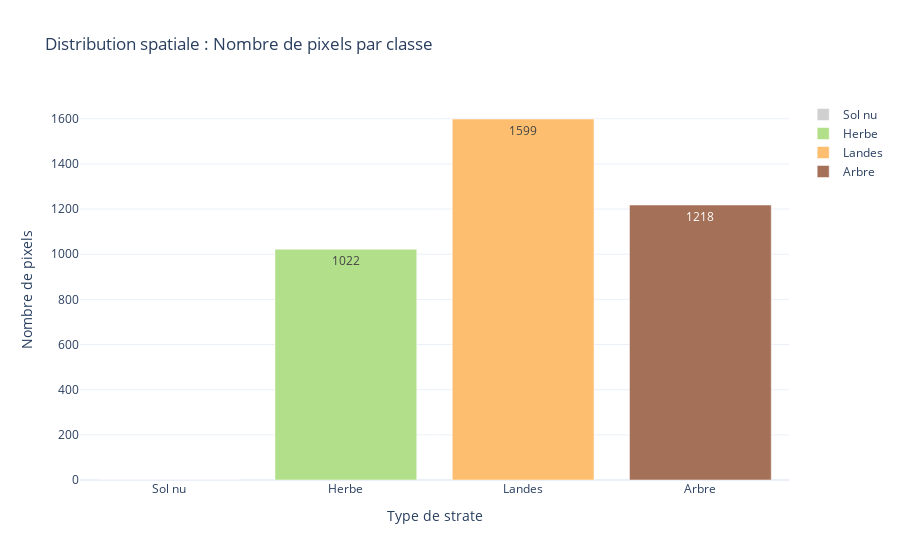

Notebook code for this chart:
### Code cell
# --- NOMBRE DE PIXELS PAR STRATE ---

# 1. Chargement du raster que tu viens de créer au Bloc 3
# On utilise ta fonction rw pour charger l'image en array
raster_array = rw.load_img_as_array(output_strates_raster)

# 2. Comptage des pixels par classe
unique, counts = np.unique(raster_array, return_counts=True)
pixel_counts = dict(zip(unique, counts))

# Exclure la classe 0 (fond/NoData)
pixel_counts.pop(0, None)

# 3. Création du DataFrame de synthèse
all_classes = pd.DataFrame({'Classe': [1, 2, 3, 4]})
pixel_df = pd.merge(
    all_classes,
    pd.DataFrame({
        'Classe': list(pixel_counts.keys()), 
        'Nombre de pixels': list(pixel_counts.values())
    }),
    on='Classe', 
    how='left'
).fillna(0)


# 4. Configuration visuelle
color_map = {1: '#d0d0d0', 2: '#b2df8a', 3: '#fdbf6f', 4: '#a47158'}
noms_strates_complet = {1: 'Sol nu', 2: 'Herbe', 3: 'Landes', 4: 'Arbre'}

# 5. Création du graphique unique et homogène
fig_pixels = go.Figure()

for classe in pixel_df['Classe']:
    count = pixel_df[pixel_df['Classe'] == classe]['Nombre de pixels'].values[0]
    fig_pixels.add_trace(go.Bar(
        x=[classe],
        y=[count],
        marker_color=color_map[classe],
        name=noms_strates_complet[classe],
        text=int(count), # Affiche le nombre au-dessus de la barre
        textposition='auto',
    ))

# Mise à jour du design
fig_pixels.update_layout(
    title='Distribution spatiale : Nombre de pixels par classe',
    xaxis_title='Type de strate',
    yaxis_title='Nombre de pixels',
    xaxis=dict(
        tickvals=[1, 2, 3, 4],
        ticktext=['Sol nu', 'Herbe', 'Landes', 'Arbre'],
        type='category'
    ),
    template='plotly_white',
    showlegend=True
)

# 6. Enregistrement (Utilise le chemin figure_path défini au Bloc 1)
output_pixel_html = os.path.join(figure_path, 'diag_baton_nb_pix_by_class.html')
fig_pixels.write_html(output_pixel_html)

# Affichage
fig_pixels.show()

print(f"Statistiques de pixels sauvegardées dans : {output_pixel_html}")

### Figure 1 — Plotly figure (JSON) as saved in the notebook; plotly's stock layout.template omitted (floating-point values rounded to 4 significant figures)
{"data": [{"marker": {"color": "#d0d0d0"}, "name": "Sol nu", "text": "0", "textposition": "auto", "type": "bar", "x": [1], "y": [0]}, {"marker": {"color": "#b2df8a"}, "name": "Herbe", "text": "1022", "textposition": "auto", "type": "bar", "x": [2], "y": [1022]}, {"marker": {"color": "#fdbf6f"}, "name": "Landes", "text": "1599", "textposition": "auto", "type": "bar", "x": [3], "y": [1599]}, {"marker": {"color": "#a47158"}, "name": "Arbre", "text": "1218", "textposition": "auto", "type": "bar", "x": [4], "y": [1218]}], "layout": {"showlegend": true, "title": {"text": "Distribution spatiale : Nombre de pixels par classe"}, "xaxis": {"ticktext": ["Sol nu", "Herbe", "Landes", "Arbre"], "tickvals": [1, 2, 3, 4], "title": {"text": "Type de strate"}, "type": "category"}, "yaxis": {"title": {"text": "Nombre de pixels"}}}}
